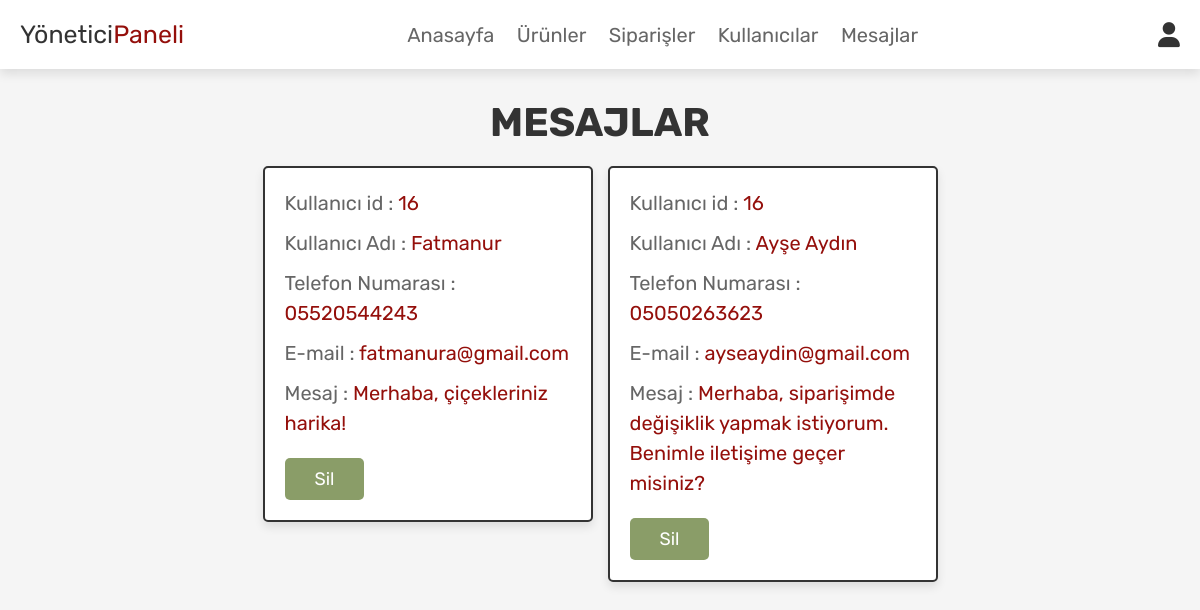
Screenshot of /flower/admin_contacts.php (signed in) with the database file from the repository.
### tables this page shows
CREATE TABLE `message` (
  `id` int NOT NULL,
  `user_id` int NOT NULL,
  `name` varchar(100) NOT NULL,
  `email` varchar(100) NOT NULL,
  `number` varchar(12) NOT NULL,
  `message` varchar(500) NOT NULL
);

### flower/admin_contacts.php (the view, shortened to what this page needs)
<?php
@include 'config.php';
?>
<!DOCTYPE html>
<html lang="en">
<head>
   <link rel="stylesheet" href="https://cdnjs.cloudflare.com/ajax/libs/font-awesome/6.0.0/css/all.min.css">
   <link rel="stylesheet" href="css/admin_style.css">
</head>
<body>
<?php @include 'admin_header.php'; ?>
<section class="messages">
   <h1 class="title">Mesajlar</h1>
   <div class="box-container">
      <?php
       $select_message = mysqli_query($conn, "SELECT * FROM `message`") or die('query failed');
       if(mysqli_num_rows($select_message) > 0){
          while($fetch_message = mysqli_fetch_assoc($select_message)){
      ?>
      <div class="box">
         <p>Kullanıcı id : <span><?php echo $fetch_message['user_id']; ?></span> </p>
         <p>Kullanıcı Adı : <span><?php echo $fetch_message['name']; ?></span> </p>
         <p>Telefon Numarası : <span><?php echo $fetch_message['number']; ?></span> </p>
         <p>E-mail : <span><?php echo $fetch_message['email']; ?></span> </p>
         <p>Mesaj : <span><?php echo $fetch_message['message']; ?></span> </p>
         <a href="admin_contacts.php?delete=<?php echo $fetch_message['id']; ?>" onclick="return confirm('Mesajı silmek mi istiyorsunuz?');" class="delete-btn">Sil</a>
      </div>
      <?php
         }
      }else{
         echo '<p class="empty">Mesajınız yok!</p>';
      }
      ?>
   </div>
</section>
</body>
</html>

### flower/css/admin_style.css (style rules this page uses)
:root { --pink:#940f0b; --red:#8a9d68; --orange:#e6302a; --black:#333; --white:#fff; --light-color:#666; --light-white:#ccc; --light-bg:#f5f5f5; --border:.2rem solid var(--black); --box-shadow:0 .5rem 1rem rgba(0,0,0,.1); }
* { font-family: 'Rubik', sans-serif; margin:0; padding:0; box-sizing: border-box; outline: none; border:none; text-decoration: none; transition:all .2s linear; }
html { font-size: 62.5%; overflow-x: hidden; scroll-behavior: smooth; scroll-padding-top: 6.5rem; }
body { background: var(--light-bg); }
section { padding:3rem 2rem; }
.title { text-align: center; margin-bottom: 2rem; color:var(--black); text-transform: uppercase; font-size: 4rem; }
.btn, .delete-btn, .option-btn { display: inline-block; border-radius: .5rem; margin-top: 1rem; font-size: 1.8rem; color:var(--white); cursor: pointer; padding:1rem 3rem; text-transform: capitalize; }
.delete-btn { background-color: var(--red); }
.messages .box-container { display: grid; grid-template-columns: repeat(auto-fit, 33rem); gap:1.5rem; align-items: flex-start; max-width: 1200px; margin: 0 auto; justify-content: center; }
.messages .box-container .box { padding:2rem; border:var(--border); background-color: var(--white); box-shadow: var(--box-shadow); border-radius: .5rem; }
.messages .box-container .box p { font-size: 2rem; color:var(--light-color); margin-bottom: 1rem; line-height: 1.5; }
.messages .box-container .box p span { color:var(--pink); }

### rows the page displays
message: user "16", name "Fatmanur", number "05520544243", email "fatmanura@gmail.com", message "Merhaba, çiçekleriniz harika!"
message: user "16", name "Ayşe Aydın", number "05050263623", email "ayseaydin@gmail.com", message "Merhaba, siparişimde değişiklik yapmak istiyorum. Benimle iletişime geçer misiniz?"
